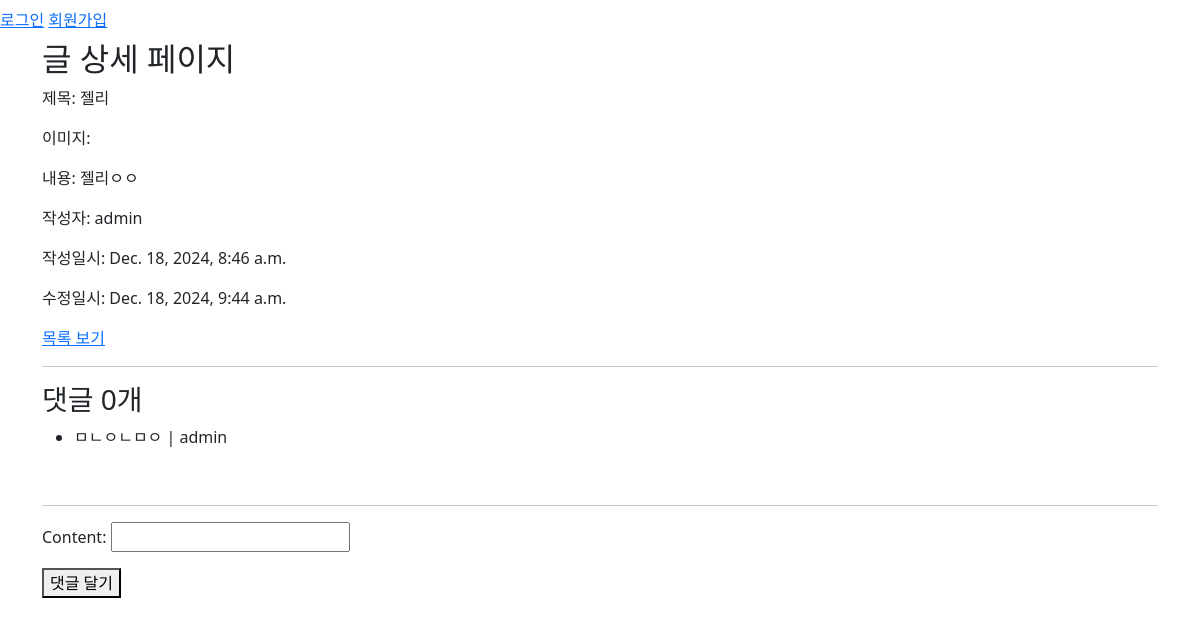
The app's page /articles/1/, older data.
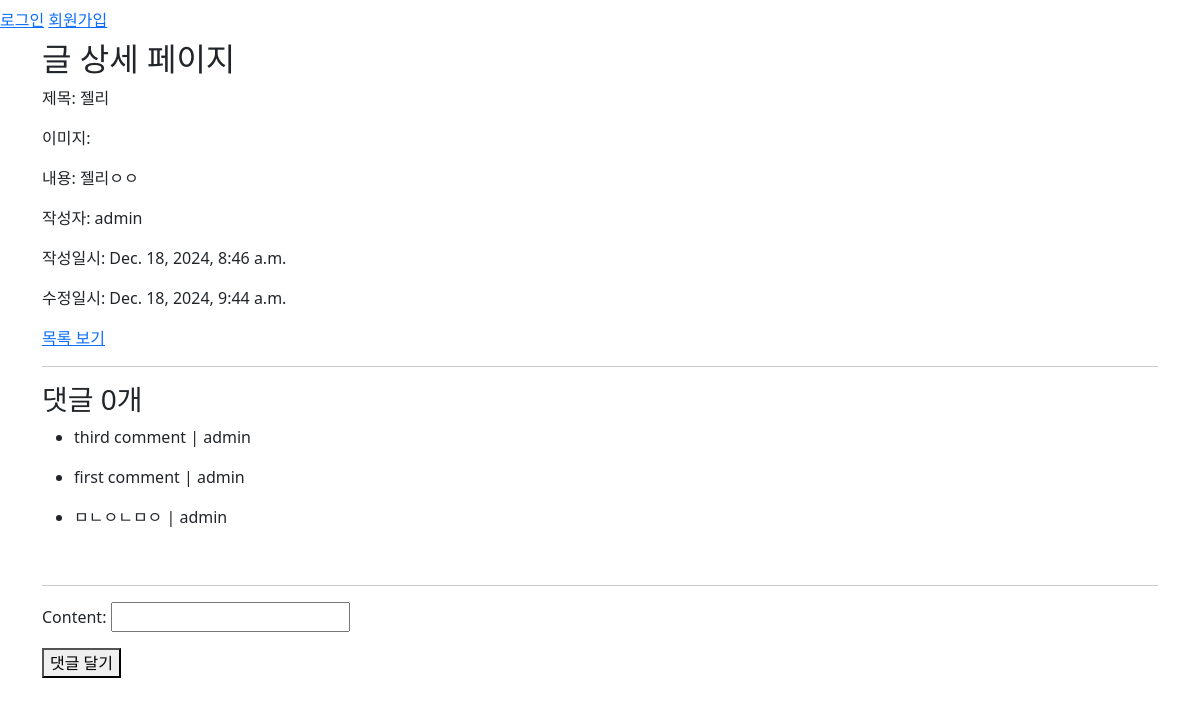
The same page, newer data.
### articles/models.py (models this page shows, shortened)
class Article(models.Model):
    title = models.CharField(max_length=50) # max 무저건 필요
    content = models.TextField(default='') # 빈문자열
    created_at = models.DateTimeField(auto_now_add=True)
    updated_at = models.DateTimeField(auto_now=True)
    image = models.ImageField(upload_to = "images/", blank = True) # 기본은 빈상태 불허
    author = models.ForeignKey(
		settings.AUTH_USER_MODEL,
        on_delete=models.CASCADE,
        related_name="articles",
        )
    like_users = models.ManyToManyField(
        settings.AUTH_USER_MODEL, related_name="like_articles"
    )

class Comment(models.Model):
    article = models.ForeignKey(Article, on_delete=models.CASCADE) # sql에서는 article_id가 된다
    content = models.CharField(max_length=120)
    created_at = models.DateTimeField(auto_now_add=True)
    updated_at = models.DateTimeField(auto_now=True)

### accounts/models.py (models this page shows)
class User(AbstractUser):
    followings = models.ManyToManyField("self", symmetrical=False, related_name="followers")

### articles/views.py (the view)
# urls.py: path("<int:pk>/", views.article_detail, name="article_detail"),
def article_detail(request, pk):
    article = get_object_or_404(Article, id=pk)
    comment_form = CommentForm()
    comments = article.comment_set.all().order_by("-pk")
    context = {
        "article": article,
        "comment_form" : comment_form,
        "comments" : comments
    }
    return render(request, "articles/article_detail.html", context)

### articles/forms.py
class CommentForm(forms.ModelForm):
    class Meta:
        model = Comment
        fields = "__all__"
        exclude = ("article",) # 추가(모둔 리스트 뜨는것 방지)

### articles/templates/articles/article_detail.html (shortened to what this page needs)
{% extends "base.html" %}
{% block content %}
    <h2>글 상세 페이지</h2>
    <p>제목: {{ article.title }}</p>
    <p>이미지:{{ article.image }}</p>
    <p>내용: {{ article.content }}</p>
    <p>작성자: {{ article.author.username }}</p>
    <p>작성일시: {{ article.created_at }}</p>
    <p>수정일시: {{ article.updated_at }}</p>
    <a href="{% url 'articles:articles' %}">목록 보기</a>
    <br>
    <hr>
    <h3>댓글 {{ comment|length }}개</h3>
    {% for comment in comments %}
    <ul>
        <li>{{ comment.content }} | {{ article.author.username }}
    </ul>
    {% endfor %}
    <br>
    <hr>
    <form action="{% url "articles:comment_create" article.pk %}" method="POST">
    {{ comment_form.as_p }}
    <button type="submit"> 댓글 달기</button>
    </form>
{% endblock content %}

### templates/base.html (shortened to what this page needs)
{% load static %}
<!DOCTYPE html>
<html lang="en">
<head>
    <link rel="stylesheet" href="{% static "css/style.css" %}">
    <link href="https://cdn.jsdelivr.net/npm/bootstrap@5.3.3/dist/css/bootstrap.min.css" rel="stylesheet">
</head>
<body>
<div class="navbar">
    {% if request.user.is_authenticated %}
    <h3>{{ request.user.username }}안녕하세요.</h3>
    <div>
    <form action="{% url 'accounts:logout' %}" method="POST">
        {% csrf_token %}
        <input type="submit" value="로그아웃">
    </form>
    <a href="{% url 'accounts:update' %}">회원 수정</a><br>
    <a href="{% url 'accounts:change_password' %}">비밀번호 수정</a>
    <form action="{% url 'accounts:delete' %}" method="POST">
        {% csrf_token %}
        <button type="submit">회원 탈퇴</button>
    </form>
    </div>
    {% else %}
    <div>
    <a href="{% url "accounts:login" %}">로그인</a>
    <a href="{% url "accounts:signup" %}">회원가입</a>
    </div>
    {% endif %}
</div>
<div class = "container">
    {% block content %}
    {% endblock content %}
</div>
</body>
</html>

Row changes from the older to the newer data that the page shows:
added Comment: content "third comment", {{ article.author.username }} "admin"
added Comment: content "first comment", {{ article.author.username }} "admin"
